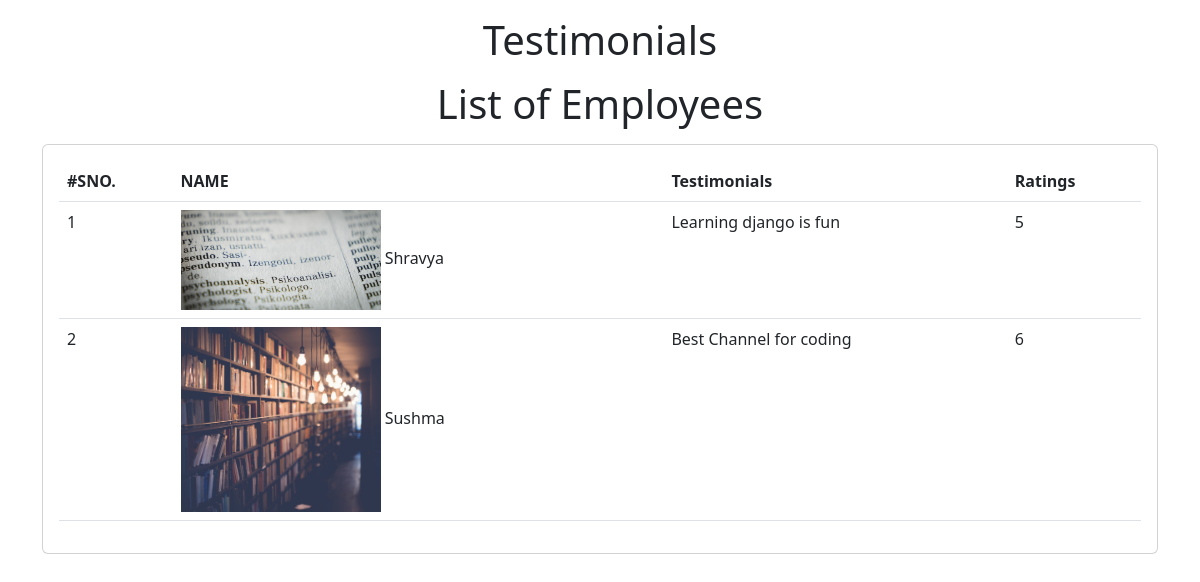
Page /emp/testimonials/ on the committed database.
### emp/models.py (models this page shows, shortened)
class Testimonial(models.Model):
    name=models.CharField(max_length=200)
    testimonial=models.TextField()
    picture=models.ImageField(upload_to="testimonials/")
    rating=models.IntegerField(max_length=1)

### emp/views.py (the view)
# urls.py: path("testimonials/",testimonials),
def testimonials(request):
    testi=Testimonial.objects.all()
    return render(request,"emp/testimonials.html",{
        'testi':testi
    })

### templates/emp/testimonials.html (shortened to what this page needs)
<!doctype html>
<html lang="en">
  <head>
    <link href="https://cdn.jsdelivr.net/npm/bootstrap@5.3.0/dist/css/bootstrap.min.css" rel="stylesheet">
  </head>
  <body>
    <h1 class="text-center my-3">Testimonials</h1>
    <h1 class="text-center my-3">List of Employees</h1>
   <div class="container">
    <div class="row">
      <div class="col-md-12">
        <div class="card">
          <div class="card-body">
            <table class="table">
              <thead>
                <tr>
                  <th>#SNO.</th>
                  <th>NAME</th>
                  <th>Testimonials</th>
                  <th>Ratings</th>
                </tr>
              </thead>
              <tbody>
              {% for t in testi %}
              <tr>
                <td>
                    {{forloop.counter}}
                </td>
                <td>
                    <img style="max-width:200px;" src="/media/{{t.picture}}" alt="">
                    {{t.name}}
                </td>
                <td>
                    {{t.testimonial}}
                </td>
                <td>
                    {{t.rating}}
                </td>
                </tr>
              {% endfor %}
              </tbody>
            </table>
          </div>
        </div>
       </div>
      </div>
    </div>
  </body>
</html>

### rows in the picture
Testimonial: picture (picture), name "Shravya", testimonial "Learning django is fun", rating "5"
Testimonial: picture (picture), name "Sushma", testimonial "Best Channel for coding", rating "6"
